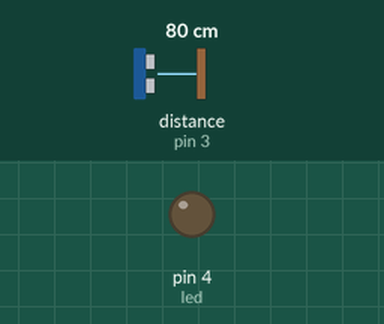
This sketch was run on a simulated Arduino Uno, built with avr-gcc and run on an emulated ATmega328P. Parts: output pins drawn as LEDs (lit = HIGH). Wiring (inferred from the names in the program): ultrasonic range finder: trigger pin 2; echo pin 3. The test bench sets the inputs (shaded band); at power-on: distance to the obstacle (sensor on pin 3) 80 cm. The echo pulse lasts 58.3 µs per cm; pins used as bus, display or sensor lines are not drawn.

Above: at 3.8 s.
3.9 s: distance to the obstacle (sensor on pin 3) set to 56 cm
7.8 s: distance to the obstacle (sensor on pin 3) set to 46 cm
At 10.2 s:
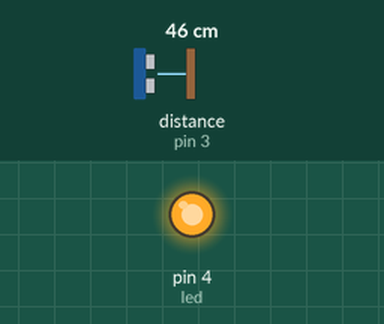
11.7 s: distance to the obstacle (sensor on pin 3) set to 60 cm
At 15.3 s:
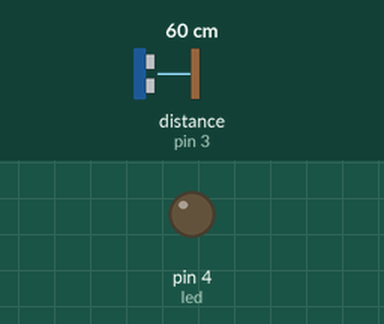
16.2 s: distance to the obstacle (sensor on pin 3) set to 2 cm
At 18.9 s:
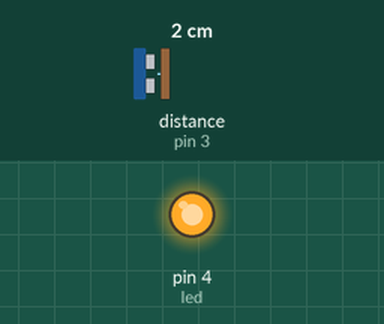
Timing chart, 0 to 20.4 s (numbered marks = the images above; inputs shaded):
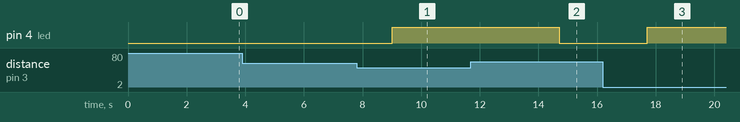

The sketch:

Practica05.ino
```cpp
const int Trigger = 2;
const int Echo = 3;

int led = 4;

void setup()
{
  pinMode(led, OUTPUT);
  pinMode(Trigger, OUTPUT); //pin como salida
  pinMode(Echo, INPUT);  //pin como entrada
  digitalWrite(Trigger, LOW);//Inicializamos el pin con 0
}

void loop()
{
  long t; //timepo que demora en llegar el eco
  long d; //distancia en centimetros

  digitalWrite(Trigger, HIGH);
  delayMicroseconds(10);          //Enviamos un pulso de 10us
  digitalWrite(Trigger, LOW);

  t = pulseIn(Echo, HIGH); //obtenemos el ancho del pulso
  d = t/59;

  if(d < 50){
    digitalWrite(led, HIGH);
  }else{
    delay(3000);
    digitalWrite(led, LOW);
  }
}
```

Measured:
- the behaviour switches between 51 and 50 cm on distance to the obstacle (sensor on pin 3) (found by bisection; images 0 and 1)
- after the input at 3.9 s, every drawn part: stays the same
- after the input at 7.8 s, pin 4 (led): LOW → HIGH after 1.2 s
- after the input at 11.7 s, pin 4 (led): HIGH → LOW after 3.0 s
- after the input at 16.2 s, pin 4 (led): LOW → HIGH after 1.5 s
